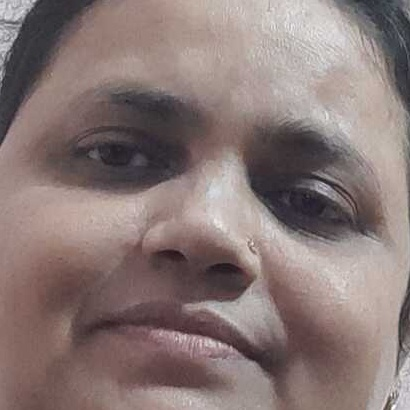
#> input picture image/DollySahoo_1.jpg, 410 x 410 px; its folder holds only this picture in this run
$ python consolidated.py
#> lines starting #> are read from the running program, lines starting #| are printed output that depends on the picture
#> further down, image is the input picture: shape (410, 410, 3); mean B, G, R 117.8, 120, 136.5
# -*- coding: utf-8 -*-
"""
Created on Tue Sep 29 17:20:39 2020

@author: SwagatSourav
"""
import os
import cv2
import pickle
import numpy as np

data_dir = os.path.join(os.getcwd(),"pickledata")
img_dir = os.path.join(os.getcwd(),"image")


def preprocess(image):
    image = cv2.resize(image,(100,100))
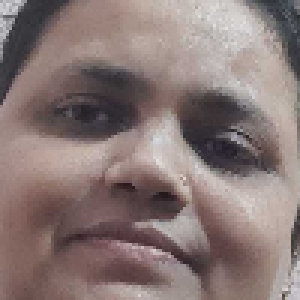
#> image: shape (100, 100, 3) (shown 3 times larger); mean of channels 0, 1, 2 117.7, 119.8, 136.4; drawn as B, G, R
    image = cv2.cvtColor(image,cv2.COLOR_BGR2GRAY)
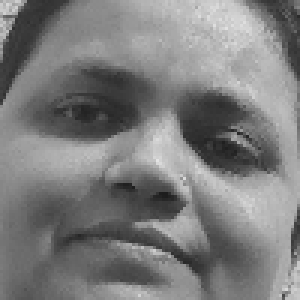
#> image: shape (100, 100) (shown 3 times larger); min 29, max 227, mean 124.6
    return image


images = []
labels = []

for i in os.listdir(img_dir):
    image=cv2.imread(os.path.join(img_dir,i))
    image = preprocess(image)
    images.append(image)
    labels.append(i.split('_')[0])


images = np.array(images)
labels = np.array(labels)

with open(os.path.join(data_dir,"images.p"),"wb") as f:
    pickle.dump(images,f)

with open(os.path.join(data_dir,"labels.p"),"wb") as f:
    pickle.dump(labels,f)

$ run again, on image/DollySahoo_22.jpg
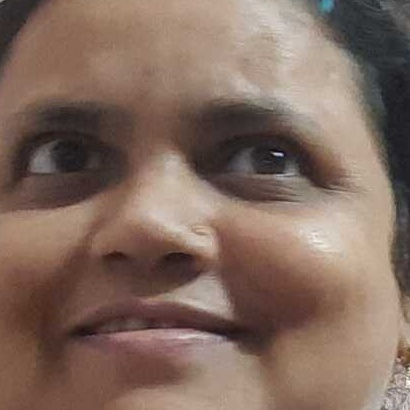
#> input picture image/DollySahoo_22.jpg, 410 x 410 px
#> image is the input picture: shape (410, 410, 3); mean B, G, R 94.8, 106.8, 130
#> in preprocess, `image = cv2.cvtColor(image,cv2.COLOR_BGR2GRAY)`:
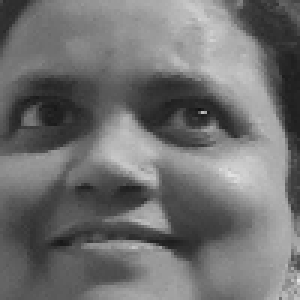
#> image: shape (100, 100) (shown 3 times larger); min 17, max 226, mean 112.3

$ run again, on image/DollySahoo_23.jpg
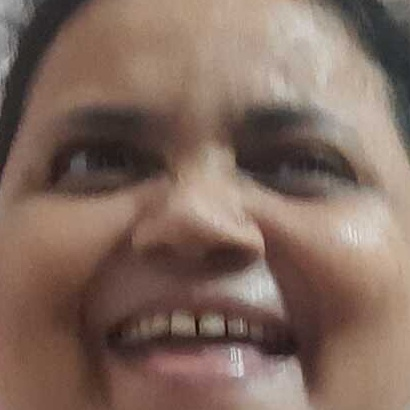
#> input picture image/DollySahoo_23.jpg, 410 x 410 px
#> image is the input picture: shape (410, 410, 3); mean B, G, R 94.4, 105.8, 129.2
#> in preprocess, `image = cv2.cvtColor(image,cv2.COLOR_BGR2GRAY)`:
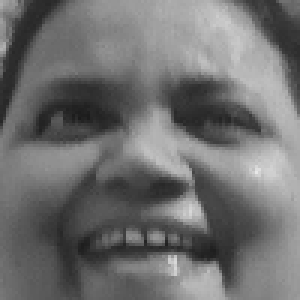
#> image: shape (100, 100) (shown 3 times larger); min 27, max 231, mean 111.4

$ run again, on image/DollySahoo_26.jpg
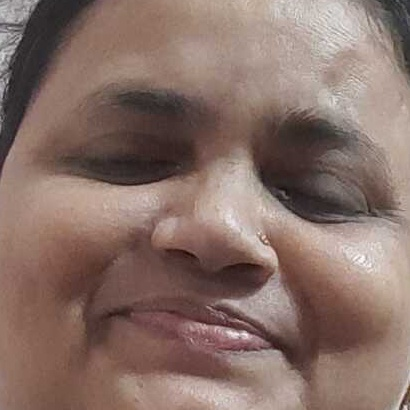
#> input picture image/DollySahoo_26.jpg, 410 x 410 px
#> image is the input picture: shape (410, 410, 3); mean B, G, R 103.8, 111.9, 135.6
#> in preprocess, `image = cv2.resize(image,(100,100))`:
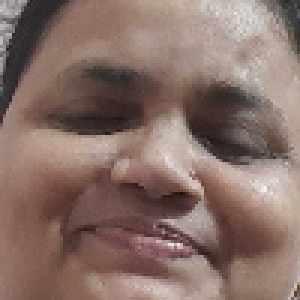
#> image: shape (100, 100, 3) (shown 3 times larger); mean of channels 0, 1, 2 103.7, 111.8, 135.5; drawn as B, G, R
#> in preprocess, `image = cv2.cvtColor(image,cv2.COLOR_BGR2GRAY)`:
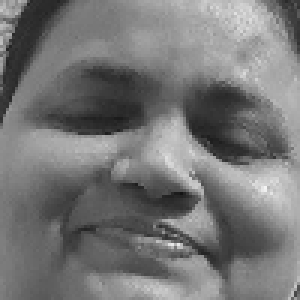
#> image: shape (100, 100) (shown 3 times larger); min 19, max 244, mean 118

$ run again, on image/DollySahoo_11.jpg
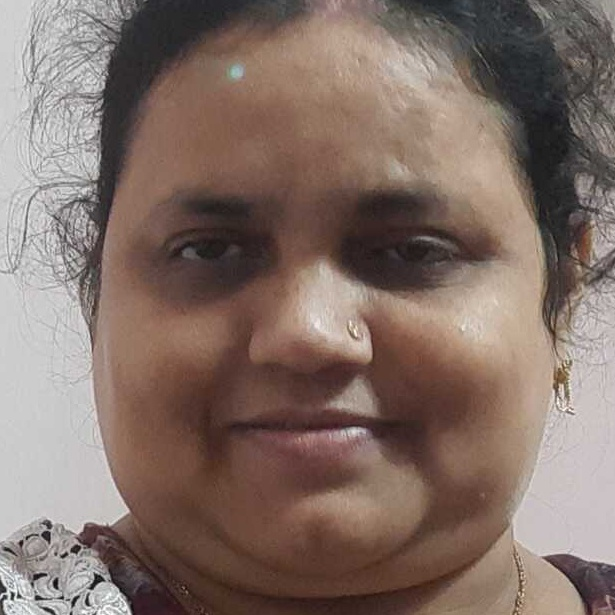
#> input picture image/DollySahoo_11.jpg, 615 x 615 px
#> image is the input picture: shape (615, 615, 3); mean B, G, R 103.6, 111.7, 130.5
#> in preprocess, `image = cv2.resize(image,(100,100))`:
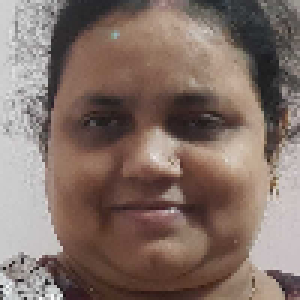
#> image: shape (100, 100, 3) (shown 3 times larger); mean of channels 0, 1, 2 103.5, 111.6, 130.3; drawn as B, G, R
#> in preprocess, `image = cv2.cvtColor(image,cv2.COLOR_BGR2GRAY)`:
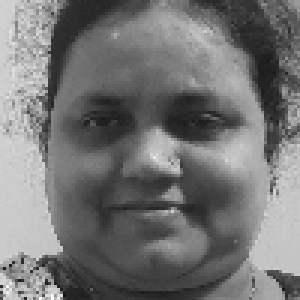
#> image: shape (100, 100) (shown 3 times larger); min 15, max 250, mean 116.3
